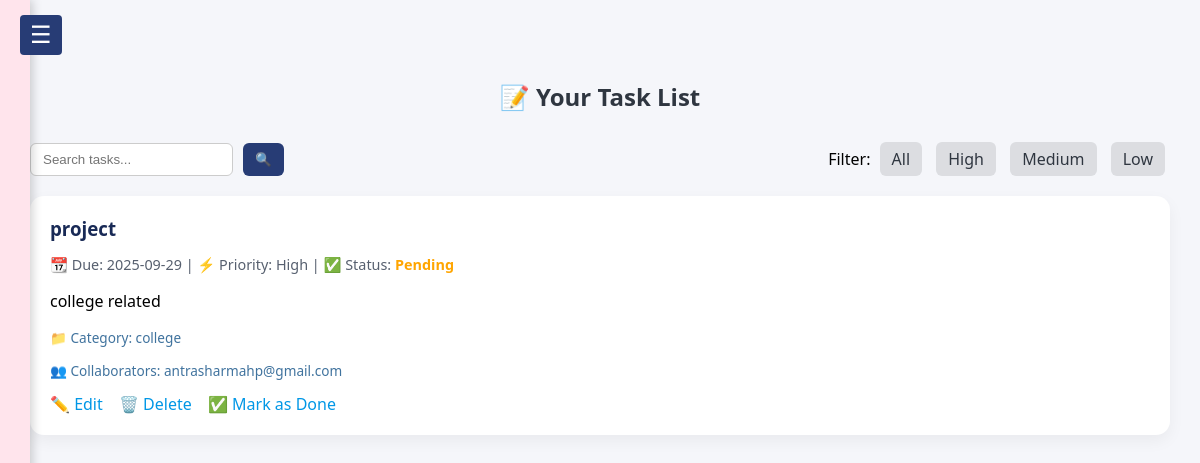
/tasks (signed in), run on an earlier commit of the app's database.
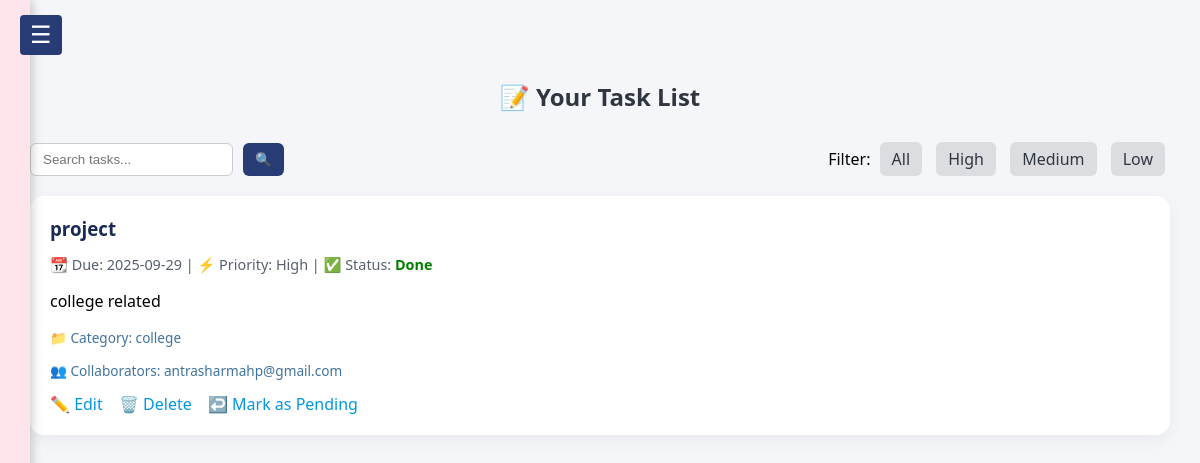
And on a later commit of the database.
### app3.py (models this page shows)
class Task(db.Model):
    id = db.Column(db.Integer, primary_key=True)
    title = db.Column(db.String(150), nullable=False)
    description = db.Column(db.Text)
    due_date = db.Column(db.Date)
    priority = db.Column(db.String(10))
    status = db.Column(db.String(10), default="pending")
    category = db.Column(db.String(50))
    collaborators = db.Column(db.Text)
    created_at = db.Column(db.DateTime, default=datetime.utcnow)
    user_id = db.Column(db.Integer, db.ForeignKey("user.id"), nullable=False)

### app3.py (the view)
@app.route("/tasks")
def tasks():
    if "user_id" not in session:
        return redirect(url_for("login"))
    user_id = session["user_id"]
    user = User.query.get(user_id)
    priority = request.args.get("priority")
    search_query = request.args.get("search")
    task_query = Task.query.filter(
        (Task.user_id == user_id) |
        (Task.collaborators.contains(user.email))
    )
    if priority:
        task_query = task_query.filter_by(priority=priority)
    if search_query:
        search = f"%{search_query}%"
        task_query = task_query.filter(
            (Task.title.ilike(search)) | (Task.description.ilike(search))
        )
    tasks = task_query.order_by(Task.due_date).all()
    return render_template("tasks.html", tasks=tasks, user=user)

### templates/tasks.html (shortened to what this page needs)
<!DOCTYPE html>
<html>
<head>
</head>
<body>
    <button class="menu-btn" onclick="toggleSidebar()">☰</button>
    <div class="sidebar" id="sidebar">
        <h2>👤 My Account</h2>
        <div class="user-info">
            <strong>{{ user.name }}</strong><br>
            {{ user.email }}<br>
            Username: {{ user.username }}<br>
        </div>
        <a href="/tasks" onclick="closeSidebar()">📋 Tasks</a>
        <a href="/add-task" onclick="closeSidebar()">➕ Add Task</a>
        <a href="/logout" onclick="closeSidebar()">🚪 Logout</a>
    </div>
    <div class="main" id="main-content">
        <h2>📝 Your Task List</h2>
        <div class="top-bar">
            <form method="GET" action="/tasks">
                <input type="text" name="search" placeholder="Search tasks..." value="{{ request.args.get('search', '') }}">
                <button type="submit">🔍</button>
            </form>
            <div class="filters">
                Filter:
                <a href="/tasks">All</a>
                <a href="/tasks?priority=High">High</a>
                <a href="/tasks?priority=Medium">Medium</a>
                <a href="/tasks?priority=Low">Low</a>
            </div>
        </div>
        {% for task in tasks %}
        <div class="task-box">
            <h3>{{ task.title }}</h3>
            <p class="meta">📆 Due: {{ task.due_date.strftime('%Y-%m-%d') }} |
                ⚡ Priority: {{ task.priority }} |
                ✅ Status: <span class="status-{{ task.status }}">{{ task.status|capitalize }}</span>
            </p>
            {% if task.description %}
            <p>{{ task.description }}</p>
            {% endif %}
            {% if task.category %}
            <p class="category">📁 Category: {{ task.category }}</p>
            {% endif %}
            {% if task.collaborators %}
            <p class="collab">👥 Collaborators: {{ task.collaborators }}</p>
            {% endif %}
            <div class="actions">
                <a href="/edit-task/{{ task.id }}">✏️ Edit</a>
                <a href="/delete-task/{{ task.id }}" onclick="return confirm('Delete this task?')">🗑️ Delete</a>
                <a href="/toggle-task/{{ task.id }}">
                    {% if task.status == 'pending' %}✅ Mark as Done{% else %}↩️ Mark as Pending{% endif %}
                </a>
            </div>
        </div>
        {% else %}
        <p style="text-align:center; margin-top: 40px;">No tasks yet. Start by adding one! 🚀</p>
        {% endfor %}
    </div>
</body>
</html>

### templates/tasks.html (style rules this page uses)
body { margin: 0; font-family: 'Segoe UI', Tahoma, Geneva, Verdana, sans-serif; background: #f5f6fa; overflow-x: hidden; }
.sidebar { width: 250px; background: #ffe4ec; color: black; height: 100vh; position: fixed; top: 0; left: -260px; padding: 30px 20px; transition: left 0.3s ease; z-index: 999; box-shadow: 2px 0 10px rgba(0, 0, 0, 0.2); }
.sidebar h2 { margin-bottom: 20px; font-size: 24px; color: black; }
.user-info { font-size: 14px; margin-bottom: 30px; line-height: 1.6; color: black; }
.sidebar a { display: block; margin: 12px 0; color: black; text-decoration: none; padding: 8px 12px; border-radius: 6px; transition: background 0.3s; }
.menu-btn { position: fixed; top: 15px; left: 20px; background: #273c75; color: white; border: none; font-size: 24px; cursor: pointer; padding: 6px 10px; border-radius: 4px; z-index: 1000; }
.main { margin-left: 0; padding: 60px 30px 30px 30px; transition: margin-left 0.3s ease; }
h2 { text-align: center; color: #2f3640; margin-bottom: 30px; }
.top-bar { display: flex; justify-content: space-between; align-items: center; flex-wrap: wrap; margin-bottom: 20px; gap: 15px; }
.top-bar form { display: flex; gap: 10px; }
.top-bar input[type="text"] { padding: 8px 12px; border-radius: 6px; border: 1px solid #ccc; }
.top-bar button { padding: 8px 12px; background-color: #273c75; color: white; border: none; border-radius: 6px; cursor: pointer; }
.top-bar .filters a { margin: 5px; padding: 6px 12px; background: #dcdde1; color: #2f3640; text-decoration: none; border-radius: 6px; }
.task-box { background: white; border-radius: 14px; padding: 20px; margin-bottom: 20px; box-shadow: 0 6px 16px rgba(0, 0, 0, 0.05); }
.task-box h3 { margin: 0 0 10px; color: #192a56; }
.meta { font-size: 0.9em; color: #57606f; margin-bottom: 10px; }
.category, .collab { font-size: 0.85em; color: #40739e; margin-top: 4px; }
.status-done { color: green; font-weight: bold; }
.actions a { margin-right: 12px; text-decoration: none; color: #0097e6; font-weight: 500; }

What changed in the data, as far as the page shows it:
changed Task "project": status "Pending" → "Done"; status "✅ Mark as Done" → "↩️ Mark as Pending"
